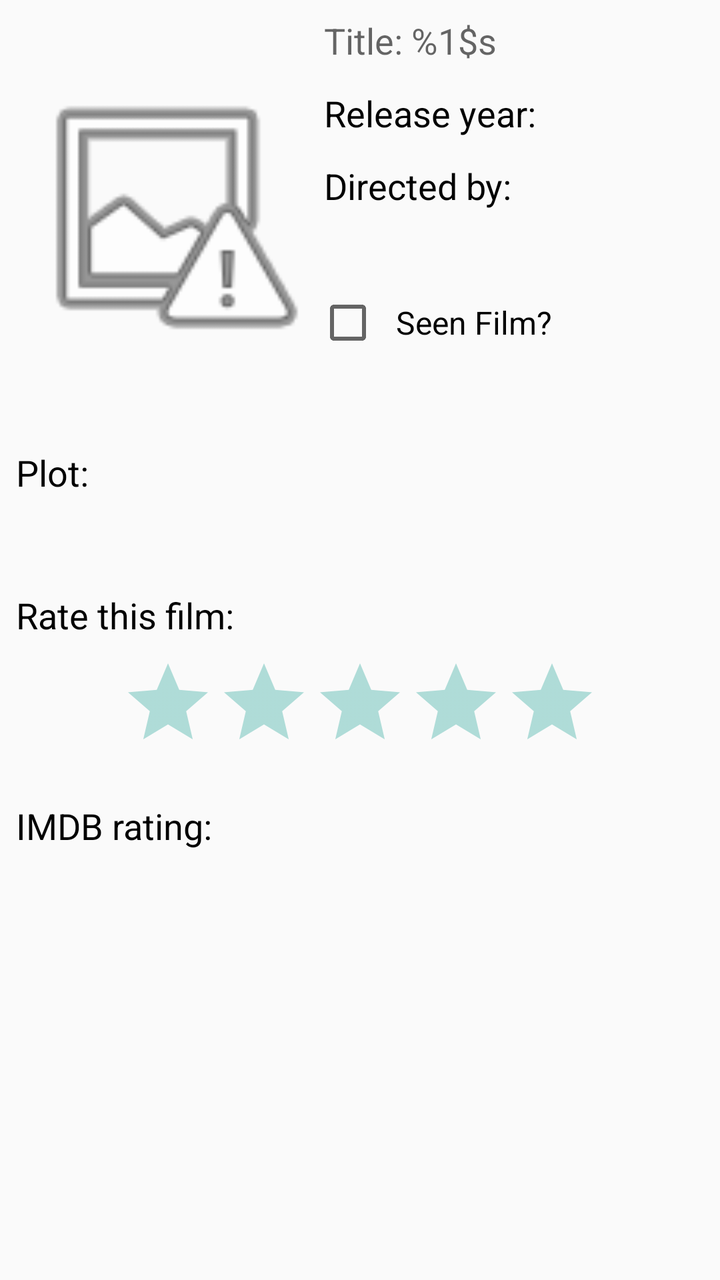
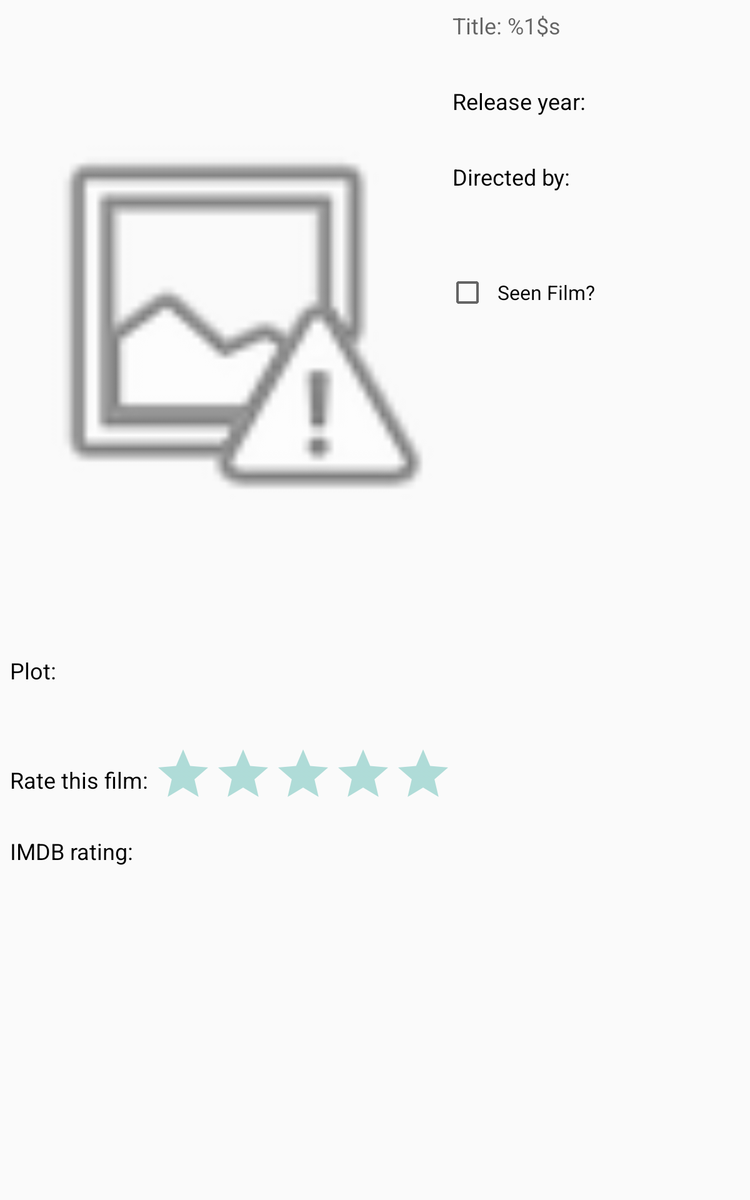

An Android layout and its configuration variant, each rendered on a device that would load it. The default file and the variant file are quoted in full after the pictures.
<!-- AndroidManifest.xml: activity theme AppTheme.NoActionBar -->
<!-- res/layout/fragment_view_film.xml -->
<?xml version="1.0" encoding="utf-8"?>
<ScrollView xmlns:android="http://schemas.android.com/apk/res/android"
    android:id="@+id/fragment_view_film_scroll_view"
    android:layout_width="match_parent"
    android:layout_height="match_parent">

    <RelativeLayout
        android:layout_width="match_parent"
        android:layout_height="wrap_content"
        android:padding="8dp">

        <ImageView
            android:id="@+id/fragment_view_film_image_view_poster"
            android:layout_width="150dp"
            android:layout_height="200dp"
            android:layout_alignParentLeft="true"
            android:layout_alignParentStart="true"
            android:layout_alignParentTop="true"
            android:adjustViewBounds="true"
            android:contentDescription="@string/content_description_no_image"
            android:src="@android:drawable/ic_menu_report_image" />

        <TextView
            android:id="@+id/fragment_view_film_text_view_title"
            android:layout_width="wrap_content"
            android:layout_height="wrap_content"
            android:layout_alignParentEnd="true"
            android:layout_alignParentRight="true"
            android:layout_marginLeft="4dp"
            android:layout_marginStart="4dp"
            android:layout_toEndOf="@+id/fragment_view_film_image_view_poster"
            android:layout_toRightOf="@+id/fragment_view_film_image_view_poster"
            android:text="@string/header_title"
            android:textAppearance="?android:attr/textAppearanceMedium" />

        <TextView
            android:id="@+id/fragment_view_film_text_view_year_header"
            android:layout_width="wrap_content"
            android:layout_height="wrap_content"
            android:layout_below="@+id/fragment_view_film_text_view_title"
            android:layout_marginLeft="4dp"
            android:layout_marginStart="4dp"
            android:layout_marginTop="12dp"
            android:layout_toEndOf="@+id/fragment_view_film_image_view_poster"
            android:layout_toRightOf="@+id/fragment_view_film_image_view_poster"
            android:text="@string/header_release_year"
            android:textAppearance="?android:attr/textAppearanceMedium"
            android:textColor="@color/colorTextBlack" />

        <TextView
            android:id="@+id/fragment_view_film_text_view_year"
            android:layout_width="wrap_content"
            android:layout_height="wrap_content"
            android:layout_alignTop="@+id/fragment_view_film_text_view_year_header"
            android:layout_marginLeft="4dp"
            android:layout_marginStart="4dp"
            android:layout_toEndOf="@+id/fragment_view_film_text_view_year_header"
            android:layout_toRightOf="@+id/fragment_view_film_text_view_year_header"
            android:textAppearance="?android:attr/textAppearanceMedium" />

        <TextView
            android:id="@+id/fragment_view_film_text_view_director_header"
            android:layout_width="wrap_content"
            android:layout_height="wrap_content"
            android:layout_alignParentEnd="true"
            android:layout_alignParentRight="true"
            android:layout_below="@+id/fragment_view_film_text_view_year"
            android:layout_marginLeft="4dp"
            android:layout_marginStart="4dp"
            android:layout_marginTop="12dp"
            android:layout_toEndOf="@id/fragment_view_film_image_view_poster"
            android:layout_toRightOf="@+id/fragment_view_film_image_view_poster"
            android:text="@string/header_director"
            android:textAppearance="?android:attr/textAppearanceMedium"
            android:textColor="@color/colorTextBlack" />

        <TextView
            android:id="@+id/fragment_view_film_text_view_director"
            android:layout_width="wrap_content"
            android:layout_height="wrap_content"
            android:layout_alignParentEnd="true"
            android:layout_alignParentRight="true"
            android:layout_below="@+id/fragment_view_film_text_view_director_header"
            android:layout_marginLeft="4dp"
            android:layout_marginStart="4dp"
            android:layout_marginTop="4dp"
            android:layout_toEndOf="@id/fragment_view_film_image_view_poster"
            android:layout_toRightOf="@+id/fragment_view_film_image_view_poster"
            android:textAppearance="?android:attr/textAppearanceMedium" />

        <CheckBox
            android:id="@+id/fragment_view_film_check_box_seen_film"
            android:layout_width="wrap_content"
            android:layout_height="wrap_content"
            android:layout_below="@+id/fragment_view_film_text_view_director"
            android:layout_centerVertical="true"
            android:layout_marginTop="12dp"
            android:layout_toEndOf="@+id/fragment_view_film_image_view_poster"
            android:layout_toRightOf="@+id/fragment_view_film_image_view_poster"
            android:checked="false"
            android:paddingEnd="8dp"
            android:paddingLeft="8dp"
            android:paddingRight="8dp"
            android:paddingStart="8dp"
            android:text="@string/checkbox_seen_film"
            android:textSize="16sp" />

        <TextView
            android:id="@+id/fragment_view_film_text_view_plot_header"
            android:layout_width="wrap_content"
            android:layout_height="wrap_content"
            android:layout_alignLeft="@+id/fragment_view_film_image_view_poster"
            android:layout_alignParentEnd="true"
            android:layout_alignParentRight="true"
            android:layout_alignStart="@+id/fragment_view_film_image_view_poster"
            android:layout_below="@+id/fragment_view_film_image_view_poster"
            android:layout_marginTop="16dp"
            android:text="@string/header_plot"
            android:textAppearance="?android:attr/textAppearanceMedium"
            android:textColor="@color/colorTextBlack" />

        <TextView
            android:id="@+id/fragment_view_film_text_view_plot"
            android:layout_width="wrap_content"
            android:layout_height="wrap_content"
            android:layout_alignLeft="@+id/fragment_view_film_image_view_poster"
            android:layout_alignParentEnd="true"
            android:layout_alignParentRight="true"
            android:layout_alignStart="@+id/fragment_view_film_image_view_poster"
            android:layout_below="@+id/fragment_view_film_text_view_plot_header"
            android:layout_marginTop="4dp"
            android:textSize="14sp" />

        <TextView
            android:id="@+id/fragment_view_film_text_view_user_rating_header"
            android:layout_width="wrap_content"
            android:layout_height="wrap_content"
            android:layout_below="@+id/fragment_view_film_text_view_plot"
            android:layout_marginTop="24dp"
            android:text="@string/header_rate_this_film"
            android:textAppearance="?android:attr/textAppearanceMedium"
            android:textColor="@color/colorTextBlack" />

        <RatingBar
            android:id="@+id/fragment_view_film_rating_bar_user_rating"
            style="@style/Widget.AppCompat.RatingBar"
            android:layout_width="wrap_content"
            android:layout_height="wrap_content"
            android:layout_below="@+id/fragment_view_film_text_view_user_rating_header"
            android:layout_centerHorizontal="true"
            android:layout_marginTop="8dp"
            android:numStars="5"
            android:theme="@style/RatingBar" />

        <LinearLayout
            android:id="@+id/fragment_view_film_layout_imdb_rating"
            android:layout_width="match_parent"
            android:layout_height="wrap_content"
            android:layout_below="@+id/fragment_view_film_rating_bar_user_rating"
            android:layout_marginTop="16dp"
            android:orientation="horizontal">

            <TextView
                android:id="@+id/fragment_view_film_text_view_imdb_rating_header"
                android:layout_width="wrap_content"
                android:layout_height="wrap_content"
                android:text="@string/header_imdb_rating"
                android:textAppearance="?android:attr/textAppearanceMedium"
                android:textColor="@color/colorTextBlack" />

            <TextView
                android:id="@+id/fragment_view_film_text_view_imdb_rating"
                android:layout_width="wrap_content"
                android:layout_height="wrap_content"
                android:layout_marginLeft="4dp"
                android:layout_marginStart="4dp"
                android:textAppearance="?android:attr/textAppearanceMedium" />

        </LinearLayout>

    </RelativeLayout>

</ScrollView>
<!-- resources referenced by this layout -->
<resources>
  <color name="colorTextBlack">#000000</color>
  <string name="checkbox_seen_film">Seen Film?</string>
  <string name="content_description_no_image">A placeholder image as no film poster is available</string>
  <string name="header_director">Directed by:</string>
  <string name="header_imdb_rating">IMDB rating:</string>
  <string name="header_plot">Plot:</string>
  <string name="header_rate_this_film">Rate this film:</string>
  <string name="header_release_year">Release year:</string>
  <string name="header_title">Title: %1$s</string>
  <style name="RatingBar" parent="Theme.AppCompat">
          <item name="colorControlNormal">@color/colorAccent</item>
          <item name="colorControlActivated">@color/colorAccent</item>
      </style>
  <style name="AppTheme.NoActionBar">
          <item name="windowActionBar">false</item>
          <item name="windowNoTitle">true</item>
      </style>
  <color name="colorAccent">#009688</color>
</resources>
<!-- res/layout-sw600dp/fragment_view_film.xml (the repository's variant of the layout above) -->
<!-- drawn on a 7-inch tablet held upright -->
<?xml version="1.0" encoding="utf-8"?>
<ScrollView xmlns:android="http://schemas.android.com/apk/res/android"
    android:id="@+id/fragment_view_film_scroll_view"
    android:layout_width="match_parent"
    android:layout_height="match_parent">

    <RelativeLayout
        android:layout_width="match_parent"
        android:layout_height="wrap_content"
        android:padding="8dp">

        <ImageView
            android:id="@+id/fragment_view_film_image_view_poster"
            android:layout_width="350dp"
            android:layout_height="500dp"
            android:layout_alignParentLeft="true"
            android:layout_alignParentStart="true"
            android:layout_alignParentTop="true"
            android:adjustViewBounds="true"
            android:contentDescription="@string/content_description_no_image"
            android:src="@android:drawable/ic_menu_report_image" />

        <TextView
            android:id="@+id/fragment_view_film_text_view_title"
            android:layout_width="wrap_content"
            android:layout_height="wrap_content"
            android:layout_alignParentEnd="true"
            android:layout_alignParentRight="true"
            android:layout_marginLeft="4dp"
            android:layout_marginStart="4dp"
            android:layout_toEndOf="@+id/fragment_view_film_image_view_poster"
            android:layout_toRightOf="@+id/fragment_view_film_image_view_poster"
            android:text="@string/header_title"
            android:textAppearance="?android:attr/textAppearanceMedium" />

        <TextView
            android:id="@+id/fragment_view_film_text_view_year_header"
            android:layout_width="wrap_content"
            android:layout_height="wrap_content"
            android:layout_below="@+id/fragment_view_film_text_view_title"
            android:layout_marginLeft="4dp"
            android:layout_marginStart="4dp"
            android:layout_marginTop="36dp"
            android:layout_toEndOf="@+id/fragment_view_film_image_view_poster"
            android:layout_toRightOf="@+id/fragment_view_film_image_view_poster"
            android:text="@string/header_release_year"
            android:textAppearance="?android:attr/textAppearanceMedium"
            android:textColor="@color/colorTextBlack" />

        <TextView
            android:id="@+id/fragment_view_film_text_view_year"
            android:layout_width="wrap_content"
            android:layout_height="wrap_content"
            android:layout_alignTop="@+id/fragment_view_film_text_view_year_header"
            android:layout_marginLeft="4dp"
            android:layout_marginStart="4dp"
            android:layout_toEndOf="@+id/fragment_view_film_text_view_year_header"
            android:layout_toRightOf="@+id/fragment_view_film_text_view_year_header"
            android:textAppearance="?android:attr/textAppearanceMedium" />

        <TextView
            android:id="@+id/fragment_view_film_text_view_director_header"
            android:layout_width="wrap_content"
            android:layout_height="wrap_content"
            android:layout_alignParentEnd="true"
            android:layout_alignParentRight="true"
            android:layout_below="@+id/fragment_view_film_text_view_year"
            android:layout_marginLeft="4dp"
            android:layout_marginStart="4dp"
            android:layout_marginTop="36dp"
            android:layout_toEndOf="@id/fragment_view_film_image_view_poster"
            android:layout_toRightOf="@+id/fragment_view_film_image_view_poster"
            android:text="@string/header_director"
            android:textAppearance="?android:attr/textAppearanceMedium"
            android:textColor="@color/colorTextBlack" />

        <TextView
            android:id="@+id/fragment_view_film_text_view_director"
            android:layout_width="wrap_content"
            android:layout_height="wrap_content"
            android:layout_alignParentEnd="true"
            android:layout_alignParentRight="true"
            android:layout_below="@+id/fragment_view_film_text_view_director_header"
            android:layout_marginLeft="4dp"
            android:layout_marginStart="4dp"
            android:layout_marginTop="4dp"
            android:layout_toEndOf="@id/fragment_view_film_image_view_poster"
            android:layout_toRightOf="@+id/fragment_view_film_image_view_poster"
            android:textAppearance="?android:attr/textAppearanceMedium" />

        <CheckBox
            android:id="@+id/fragment_view_film_check_box_seen_film"
            android:layout_width="wrap_content"
            android:layout_height="wrap_content"
            android:layout_below="@+id/fragment_view_film_text_view_director"
            android:layout_marginTop="36dp"
            android:layout_toEndOf="@id/fragment_view_film_image_view_poster"
            android:layout_toRightOf="@+id/fragment_view_film_image_view_poster"
            android:checked="false"
            android:paddingEnd="8dp"
            android:paddingLeft="8dp"
            android:paddingRight="8dp"
            android:paddingStart="8dp"
            android:text="@string/checkbox_seen_film"
            android:textSize="16sp" />

        <TextView
            android:id="@+id/fragment_view_film_text_view_plot_header"
            android:layout_width="wrap_content"
            android:layout_height="wrap_content"
            android:layout_alignLeft="@+id/fragment_view_film_image_view_poster"
            android:layout_alignParentEnd="true"
            android:layout_alignParentRight="true"
            android:layout_alignStart="@+id/fragment_view_film_image_view_poster"
            android:layout_below="@+id/fragment_view_film_image_view_poster"
            android:layout_marginTop="16dp"
            android:text="@string/header_plot"
            android:textAppearance="?android:attr/textAppearanceMedium"
            android:textColor="@color/colorTextBlack" />

        <TextView
            android:id="@+id/fragment_view_film_text_view_plot"
            android:layout_width="wrap_content"
            android:layout_height="wrap_content"
            android:layout_alignLeft="@+id/fragment_view_film_image_view_poster"
            android:layout_alignParentEnd="true"
            android:layout_alignParentRight="true"
            android:layout_alignStart="@+id/fragment_view_film_image_view_poster"
            android:layout_below="@+id/fragment_view_film_text_view_plot_header"
            android:layout_marginTop="4dp"
            android:textSize="14sp" />

        <LinearLayout
            android:id="@+id/fragment_view_film_layout_user_rating"
            android:layout_width="match_parent"
            android:layout_height="wrap_content"
            android:layout_below="@+id/fragment_view_film_text_view_plot"
            android:layout_marginTop="24dp"
            android:orientation="horizontal">

            <TextView
                android:id="@+id/fragment_view_film_text_view_user_rating_header"
                android:layout_width="wrap_content"
                android:layout_height="wrap_content"
                android:paddingTop="16dp"
                android:text="@string/header_rate_this_film"
                android:textAppearance="?android:attr/textAppearanceMedium"
                android:textColor="@color/colorTextBlack" />

            <RatingBar
                android:id="@+id/fragment_view_film_rating_bar_user_rating"
                style="@style/Widget.AppCompat.RatingBar"
                android:layout_width="wrap_content"
                android:layout_height="wrap_content"
                android:layout_marginLeft="4dp"
                android:layout_marginStart="4dp"
                android:numStars="5"
                android:theme="@style/RatingBar" />

        </LinearLayout>

        <LinearLayout
            android:id="@+id/fragment_view_film_layout_imdb_rating"
            android:layout_width="match_parent"
            android:layout_height="wrap_content"
            android:layout_below="@+id/fragment_view_film_layout_user_rating"
            android:layout_marginTop="16dp"
            android:orientation="horizontal">

            <TextView
                android:id="@+id/fragment_view_film_text_view_imdb_rating_header"
                android:layout_width="wrap_content"
                android:layout_height="wrap_content"
                android:text="@string/header_imdb_rating"
                android:textAppearance="?android:attr/textAppearanceMedium"
                android:textColor="@color/colorTextBlack" />

            <TextView
                android:id="@+id/fragment_view_film_text_view_imdb_rating"
                android:layout_width="wrap_content"
                android:layout_height="wrap_content"
                android:layout_marginLeft="4dp"
                android:layout_marginStart="4dp"
                android:textAppearance="?android:attr/textAppearanceMedium" />

        </LinearLayout>

    </RelativeLayout>

</ScrollView>
